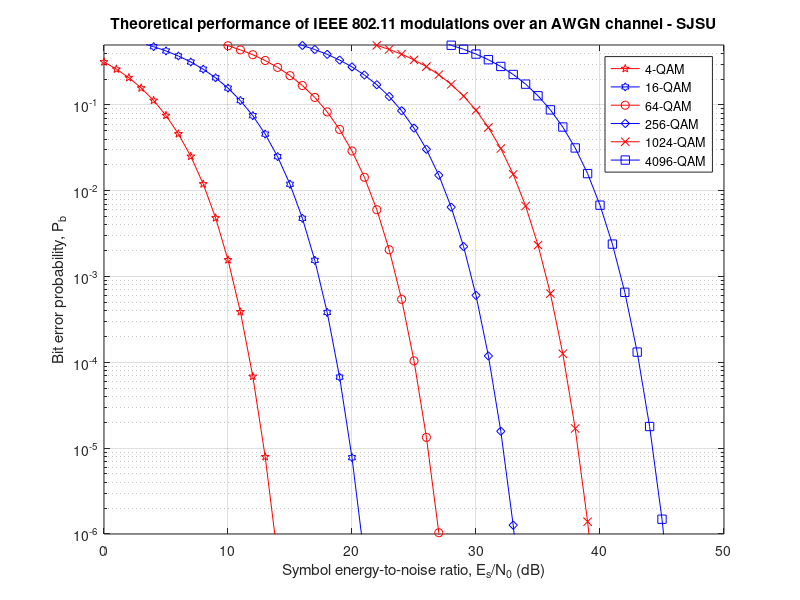

Here is the MATLAB script that generated this plot:
% File: pb_modulations_80211_admendment
% EE 161 - Spring 2015 - San Jose State University

clear all

esno_dB = 0:50;
esno = 10.^(esno_dB/10);

% Model eq: Pb = 2*qfunc(sqrt(3*esno/(M-1)))

M = [4 16 64 256 1024 4096];
Pbs = zeros(length(esno),length(M));


for j=1:length(M)
    Pbs(:,j) = 2*qfunc(sqrt(3*esno/(M(j)-1)));
end


semilogy(esno_dB,Pbs(:,1),'-pr'), hold on, %% Plot 4qam
semilogy(esno_dB,Pbs(:,2),'-hb'), %% 16qam
semilogy(esno_dB,Pbs(:,3),'-or'), %% 64qam
semilogy(esno_dB,Pbs(:,4),'-db'), %% 256qam
semilogy(esno_dB,Pbs(:,5),'-xr'), %% 1024qam
semilogy(esno_dB,Pbs(:,6),'-sb'), hold off, %% 4096qam

axis([esno_dB(1) esno_dB(length(esno_dB)) 9.99e-7 5e-1])
legend('4-QAM','16-QAM','64-QAM','256-QAM','1024-QAM','4096-QAM')
grid on,xlabel('Symbol energy-to-noise ratio, E_s/N_0 (dB)')
ylabel('Bit error probability, P_b')
title('Theoretical performance of IEEE 802.11 modulations over an AWGN channel - SJSU')
